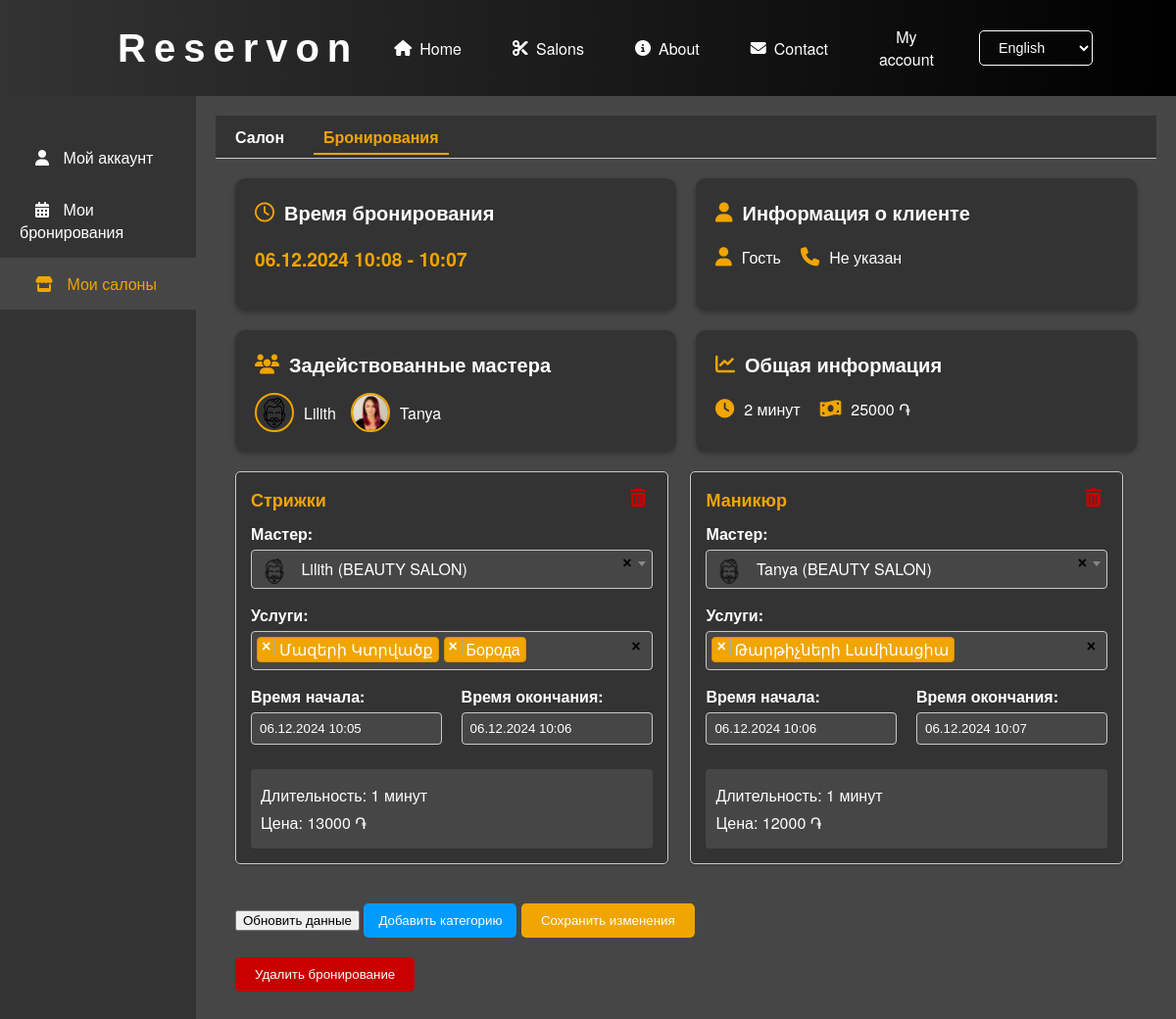
The page /account/bookings/edit/91/ (signed in) on the database as committed earlier.
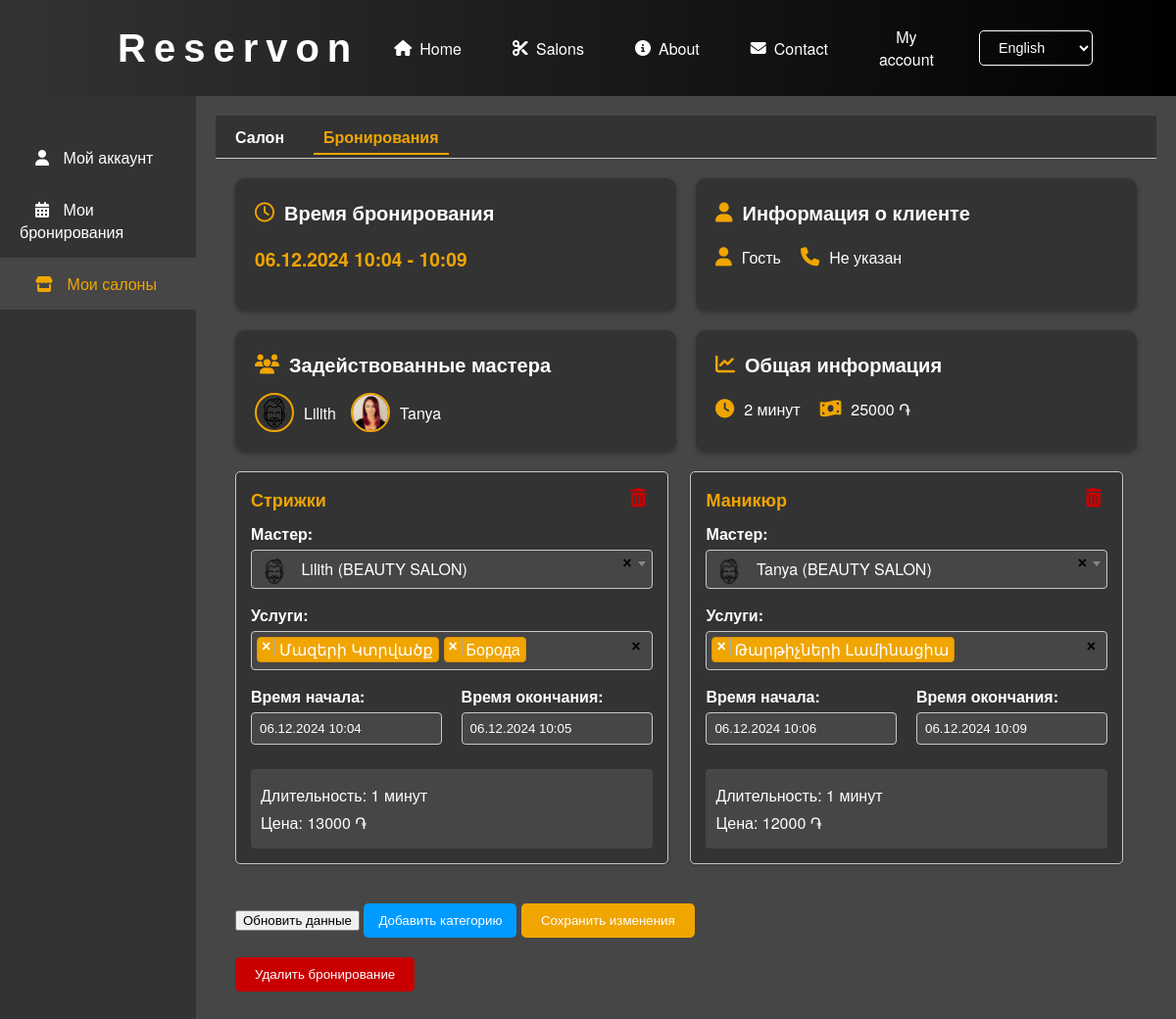
The same page on the database as committed later.
### salons/models.py (models this page shows, shortened)
class Appointment(models.Model):
    salon = models.ForeignKey(Salon, on_delete=models.CASCADE)
    user = models.ForeignKey(User, on_delete=models.CASCADE, null=True, blank=True)
    start_datetime = models.DateTimeField()
    end_datetime = models.DateTimeField(null=True, blank=True)
    barbers = models.ManyToManyField(
        Barber,
        through='AppointmentBarberService',
        related_name='appointments'
    )

### account/views.py (the view)
# urls.py: path('bookings/edit/<int:booking_id>/', views.edit_booking, name='edit_booking'),
@login_required
def edit_booking(request, booking_id):
    user = request.user
    appointment = get_object_or_404(
        Appointment.objects.select_related('user__main_profile').prefetch_related('barbers', 'barber_services'),
        id=booking_id,
        salon__in=user.administered_salons.all()
    )
    salon = appointment.salon
    if appointment.user:
        customer_name = appointment.user.get_full_name() or 'Гость'
    else:
        customer_name = 'Гость'
    if appointment.user and hasattr(appointment.user, 'main_profile'):
        customer_phone = appointment.user.main_profile.phone_number or 'Не указан'
    else:
        customer_phone = 'Не указан'
    if request.method == 'POST':
        formset = AppointmentBarberServiceFormSet(request.POST, instance=appointment)
        if formset.is_valid():
            with transaction.atomic():
                formset.instance = appointment  # Устанавливаем связь формсета с appointment
                instances = formset.save(commit=False)
                for obj in formset.deleted_objects:
                    obj.delete()
                for instance in instances:
                    instance.appointment = appointment
                    instance.save()
                formset.save_m2m()
                appointment.start_datetime = appointment.barber_services.aggregate(models.Min('start_datetime'))['start_datetime__min']
                appointment.end_datetime = appointment.barber_services.aggregate(models.Max('end_datetime'))['end_datetime__max']
                appointment.save(update_fields=['start_datetime', 'end_datetime'])
                messages.success(request, 'Бронирование успешно обновлено.')
                return redirect('manage_bookings')
        else:
            messages.error(request, 'Пожалуйста, исправьте ошибки ниже.')
    else:
        formset = AppointmentBarberServiceFormSet(instance=appointment)
    category_forms = []
    total_duration = 0
    total_price = 0
    for form_instance in formset.forms:
        barber_service = form_instance.instance
        if barber_service.pk:
            services = barber_service.services.all()
        else:
            service_ids = form_instance['services'].value()
            services = Service.objects.filter(id__in=service_ids)
        total_duration_category = sum(service.duration.total_seconds() / 60 for service in services)
        total_price_category = sum(service.price for service in services)
        total_duration += total_duration_category
        total_price += total_price_category
        categories = set(service.category.name for service in services if service.category)
        category_name = ', '.join(categories) if categories else 'Без категории'
        category_forms.append({
            'form': form_instance,
            'duration': total_duration_category,
            'price': total_price_category,
            'category_name': category_name,
        })
    category_count = len(category_forms)
    context = {
        'formset': formset,
        'appointment': appointment,
        'total_duration': total_duration,
        'total_price': total_price,
        'category_count': category_count,
        'customer_name': customer_name,
        'customer_phone': customer_phone,
        'category_forms': category_forms,
        'active_menu': 'bookings',
        'active_sidebar': 'salons',
        'LANGUAGE_CODE': request.LANGUAGE_CODE,
    }
    return render(request, 'account/edit_booking.html', context)

### account/templatetags/custom_filters.py (called while the page is built)
@register.filter
def format_phone(value):
    if value and len(value) == 11:
        return f"+{value[0]} ({value[1:4]}) {value[4:7]}-{value[7:9]}-{value[9:]}"
    return value

@register.filter
def phone_number_format(value):
    return re.sub(r'\D', '', value)

@register.filter(name='remove_class')
def remove_class(field, class_name):
    if field.field.widget.attrs.get('class'):
        classes = field.field.widget.attrs['class'].split()
        classes = [cls for cls in classes if cls != class_name]
        field.field.widget.attrs['class'] = ' '.join(classes)
    return field

### salons/models.py (called while the page is built)
    def __str__(self):
        return self.name

    def __str__(self):
        return f"{self.name} ({self.salon.name})"

    def get_avatar_url(self):
        if self.avatar and self.avatar.url:
            return self.avatar.url
        return '/static/salons/img/default-avatar.png'

### account/templates/account/edit_booking.html (shortened to what the changed rows need)
{% extends "account/account_base.html" %}
{% load custom_filters %}
{% load static %}
{% block page_content %}
<div class="edit-booking">
    <div class="booking-summary">
        <div>
            <div class="booking-cards-container-1">
                <div class="time-card">
                    <h3><i class="far fa-clock"></i> Время бронирования</h3>
                    <p class="booking-time">{{ appointment.start_datetime|date:'d.m.Y H:i' }} - {{ appointment.end_datetime|date:'H:i' }}</p>
                </div>
            </div>
        </div>
    </div>
    <form method="post" id="booking-form">
        <div id="formset-container">
            {% for category in category_forms %}
                <div class="barber-service-form" data-duration="{{ category.duration }}" data-price="{{ category.price }}">
                    <button type="button" class="remove-form-button"><i class="fas fa-trash-alt"></i></button>
                    <h3>{{ category.category_name }}</h3>
                    <div class="form-group{% if category.form.barber.errors %} has-error{% endif %}">
                        <label>Мастер:</label>
                    </div>
                    <div class="form-group{% if category.form.services.errors %} has-error{% endif %}">
                        <label>Услуги:</label>
                    </div>
                    <div class="time-group">
                        <div class="form-group{% if category.form.start_datetime.errors %} has-error{% endif %}">
                            <label>Время начала:</label>
                            {{ category.form.start_datetime }}
                        </div>
                        <div class="form-group{% if category.form.end_datetime.errors %} has-error{% endif %}">
                            <label>Время окончания:</label>
                            {{ category.form.end_datetime }}
                        </div>
                    </div>
                    <div class="category-summary">
                        <p class="duration">Длительность: {{ category.duration|floatformat:0 }} минут</p>
                        <p class="price">Цена: {{ category.price|floatformat:0 }} ֏</p>
                    </div>
                </div>
            {% endfor %}
        </div>
    </form>
</div>
{% endblock %}

Rows that differ between the two databases and show on the page:
changed Appointment: start_datetime "06.12.2024 10:08" → "06.12.2024 10:04"; end_datetime "10:07" → "10:09"
Other text that changed with them:
form field form.start_datetime: "06.12.2024 10:05" → "06.12.2024 10:04"
form field form.end_datetime: "06.12.2024 10:06" → "06.12.2024 10:05"
form field form.end_datetime: "06.12.2024 10:07" → "06.12.2024 10:09"
